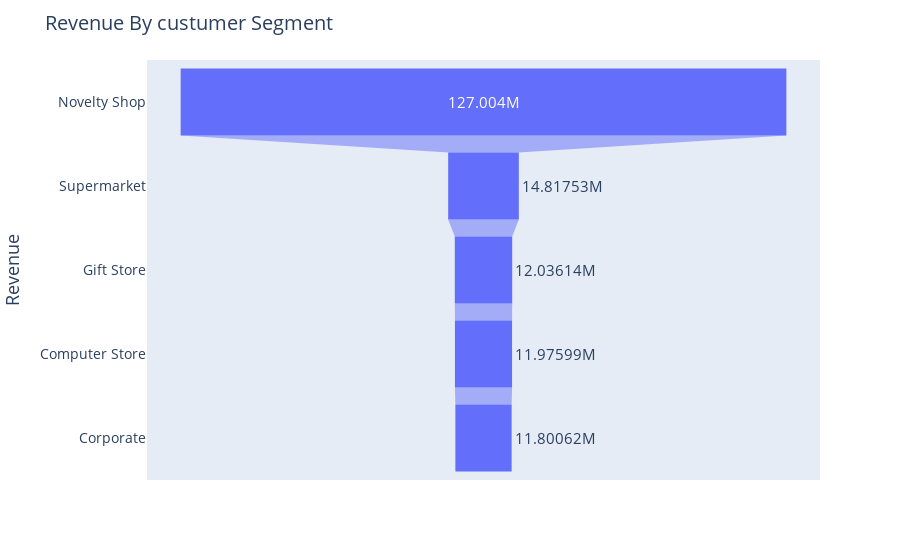

Notebook source saved alongside this figure:
### Code cell
import plotly.express as px
fig = px.funnel(Customerseg_rev, x=Customerseg_rev['revenue'], y=Customerseg_rev['customercategoryname'])
# Add title and axis title
fig.update_layout(
        title_text='Revenue By custumer Segment',
        title_font=dict(size=20), # adjust title size
        yaxis_title='Revenue',
        font=dict(size=15), # adjust axis title size
        yaxis=dict(
        tickfont=dict(size=14)))
fig.show()

### Figure 1 — Plotly figure (JSON) as saved in the notebook; plotly's stock layout.template omitted (floating-point values rounded to 4 significant figures)
{"data": [{"hovertemplate": "revenue=%{x}<br>customercategoryname=%{y}<extra></extra>", "legendgroup": "", "marker": {"color": "#636efa"}, "name": "", "orientation": "h", "showlegend": false, "type": "funnel", "x": [127003996, 14820000.0, 12040000.0, 11980000.0, 11800000.0], "xaxis": "x", "y": ["Novelty Shop", "Supermarket", "Gift Store", "Computer Store", "Corporate"], "yaxis": "y"}], "layout": {"font": {"size": 15}, "legend": {"tracegroupgap": 0}, "margin": {"t": 60}, "title": {"font": {"size": 20}, "text": "Revenue By custumer Segment"}, "xaxis": {"anchor": "y", "domain": [0, 1], "title": {"text": "revenue"}}, "yaxis": {"anchor": "x", "domain": [0, 1], "tickfont": {"size": 14}, "title": {"text": "Revenue"}}}}
